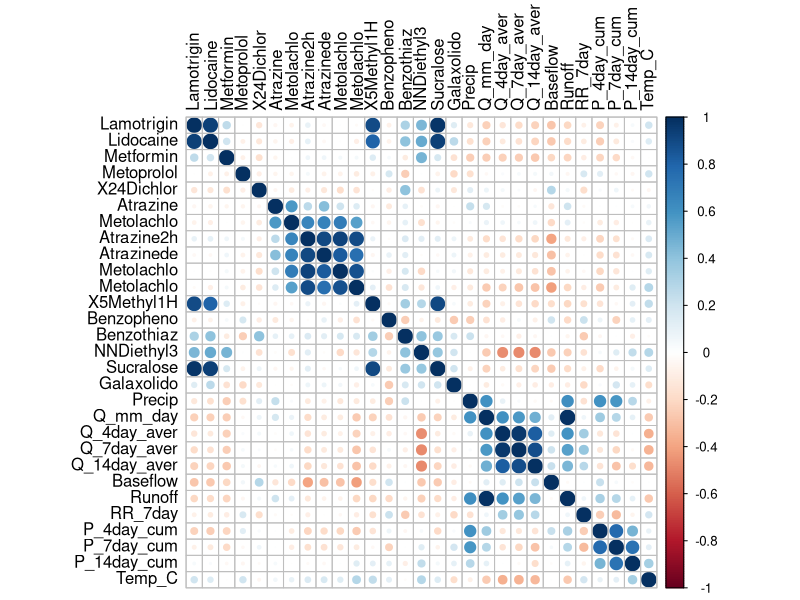
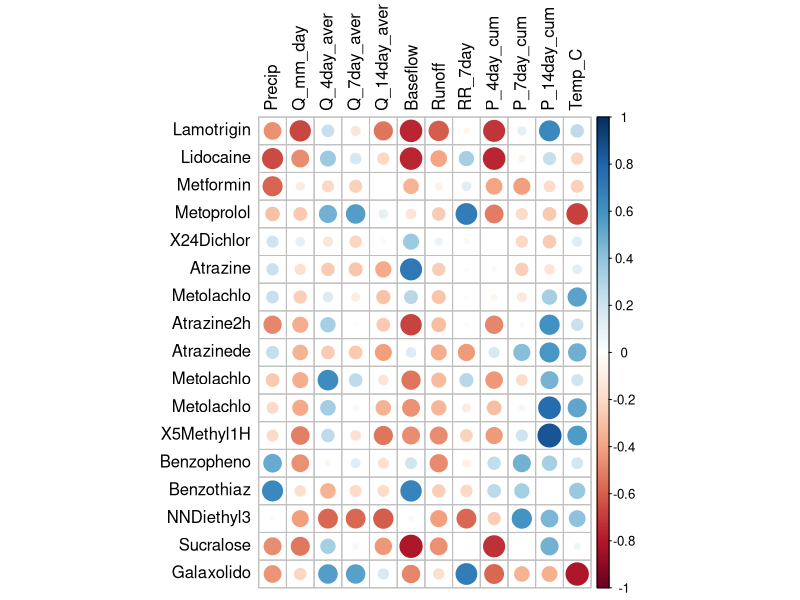
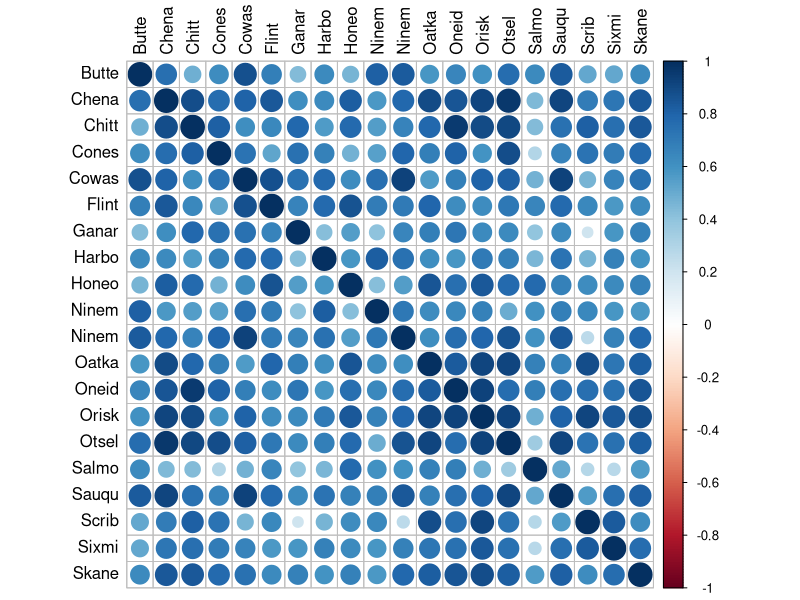
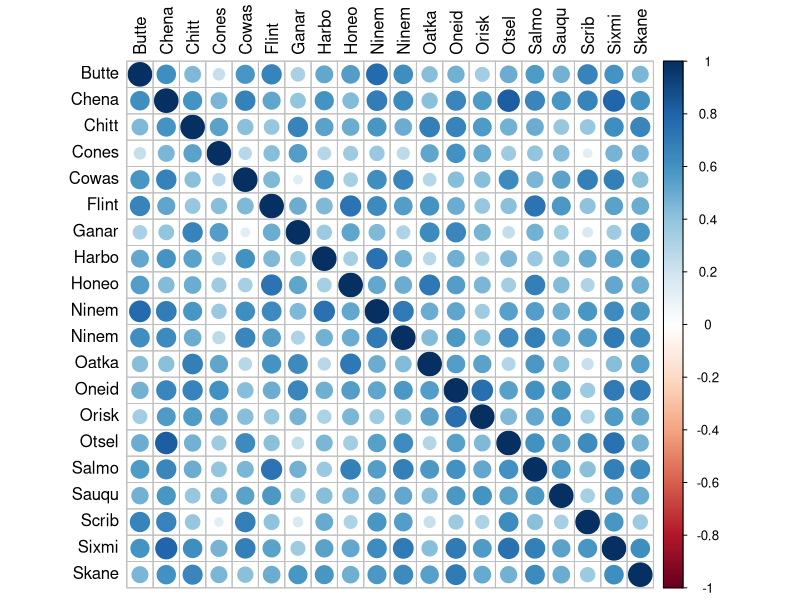

The R script that drew these images, in order: (Note: this script raises an error after producing the figures.)
#Ruta Basijokaite
#----------------
#This code analyzes correlation between detected compound concentrations and environmental conditions
#It also analyzes correlations among sites 
#----------------

#Loading libraries
library(corrplot)
library(Hmisc) 

#Uploading data
CEC_aver = read.csv(file="CEC_aver_dataset.csv",sep=",",header=T) 
Climate_var = read.csv(file="Climate_var.csv",sep=",",header=T)
CEC_use_info = read.csv(file="CEC_use_info_dataset.csv",sep=",",header=T) #info about CEC use, type and detection frequency

#Make sure that column names do not have extra symbols (after upload spaces become .)
colnames(CEC_use_info)
colnames(CEC_use_info)[3] = 'Det.Freq.'
colnames(CEC_use_info)

#-------------
###Preparing CEC data

#Have row names as sites - otherwise in corrplot labels will just be numbers; Remove dates
CEC_aver_comp = as.matrix(CEC_aver[,3:dim(CEC_aver)[2]])
#Keeping only 10 characters in CEC names as column names will be used as labels
colnames(CEC_aver_comp) = substring(colnames(CEC_aver_comp),1,10)

#-------------
### IDENTIFYING COMPOUNDS

#Finding compounds that have higher that 45% detection frequency to do further analysis

#Finding compounds that have detection frequency > 45 
Which_high = which(CEC_use_info$Det.Freq. > 45)
Which_comp_high = CEC_use_info$Name[Which_high]

#Concentrations of those compounds
Conc_high = CEC_aver_comp[,Which_high]

#---------------
###Correlations between environmental variables and compound concentrations 

#gives correlation between matrix itself and other variable (interested only in upper right quadrant)
rcor_vals_clim=rcorr(as.matrix(cbind(Conc_high,Climate_var[,3:14])))
corrplot(rcor_vals_clim$r,tl.col = 'black')
#Therefore, it is more convenient to use 'cor' function
cor_mat_clim=cor(Conc_high,Climate_var[,3:14],use="complete.obs")
corrplot(cor_mat_clim,tl.col = 'black')

#-----------------------------------------
#Could add correlation between sites (not samples) that come from 17 highest detected compounds

#First, fix site names
CEC_aver[37:38,1] = CEC_aver[39,1] #Fixing dual names for Ninemile creek Lakeland
CEC_aver[41:42,1] = CEC_aver[43,1] #Fixing dual names for Ninemile creek Marieta
CEC_aver[48:49,1] = CEC_aver[50,1] #Fixing misspelling in Oatka
CEC_aver[25:26,1] = CEC_aver[27,1] #Fixing misspelling in Ganargua

WS_names = as.character(unique(CEC_aver$Site))
Site_aver = matrix(NA, length(WS_names),dim(CEC_aver)[2]-2) # no need for dates
#colnames(Site_aver) = colnames(CEC_aver)
#Site_aver[,1] = WS_names #make sure this does not change matrix type to character
#calculating average concnetration of each compound
for (i in seq(from=1,to=length(WS_names))){
  rows = which(CEC_aver$Site == WS_names[i])
  Site_aver[i,] = as.numeric(lapply(CEC_aver[rows,-c(1,2)],mean,na.rm=T))
}
row.names(Site_aver) = substring(WS_names,1,5) #shorten site names as they will be used as labels for correlation plot

#Correlation between sites - using average compound concentrations - see how this changes, if NAs are counted as 0s
CEC_sites_trasf=t(Site_aver)
rcor_CEC_sites_spear=rcorr(as.matrix(CEC_sites_trasf),type = c("spearman"))
corrplot(rcor_CEC_sites_spear$r,tl.col = 'black')

#Try adding 0s and compare results
Site_aver_DF = Site_aver
Site_aver_DF[Site_aver_DF=="NaN"] = 0

CEC_sites_DF_trasf=t(Site_aver_DF)
rcor_CEC_sites_DF_spear=rcorr(as.matrix(CEC_sites_DF_trasf),type = c("spearman"))
corrplot(rcor_CEC_sites_DF_spear$r,tl.col = 'black')

#Big difference







Site_aver_DF = data.frame(WS_names,Site_aver)
colnames(Site_aver_DF) = colnames(CEC_aver)[-2] # no need for dates column

Site_aver[,1] = WS_names #make sure this does not change matrix type to character






#Correlation between sites
#Order watersheds
Tot_CEC_nr_order_org=c(18,18,18,18,15,15,15,15,2,2,2,2,6,6,6,6,16,16,16,16,1,1,1,1,5,5,5,5,3,3,3,3,19,19,19,19,19,19,
                       10,10,10,10,17,17,17,17,9,9,9,9,14,14,14,14,11,11,11,11,11,11,11,13,13,13,13,8,8,8,8,
                       12,12,12,12,20,20,20,20,20,20,20,20,20,7,7,7,7,4,4,4,4)
cor_mat_spear_sites=cor(t(CEC_aver_conc[,3:19]),use="complete.obs",method = c("spearman"))
corrplot(cor_mat_spear_sites) #gives non-normalized correlation values
